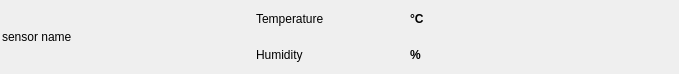
<?xml version="1.0" encoding="UTF-8"?>
<ui version="4.0">
 <class>temperatureHumidityWidgetListView</class>
 <widget class="QWidget" name="temperatureHumidityWidgetListView">
  <property name="geometry">
   <rect>
    <x>0</x>
    <y>0</y>
    <width>679</width>
    <height>74</height>
   </rect>
  </property>
  <property name="windowTitle">
   <string>Form</string>
  </property>
  <property name="styleSheet">
   <string notr="true"/>
  </property>
  <layout class="QVBoxLayout" name="verticalLayout_2">
   <property name="spacing">
    <number>0</number>
   </property>
   <property name="leftMargin">
    <number>0</number>
   </property>
   <property name="topMargin">
    <number>0</number>
   </property>
   <property name="rightMargin">
    <number>0</number>
   </property>
   <property name="bottomMargin">
    <number>0</number>
   </property>
   <item>
    <widget class="QWidget" name="temperatureHumidityWidgetContent" native="true">
     <layout class="QHBoxLayout" name="horizontalLayout_3">
      <property name="spacing">
       <number>2</number>
      </property>
      <property name="leftMargin">
       <number>2</number>
      </property>
      <property name="topMargin">
       <number>2</number>
      </property>
      <property name="rightMargin">
       <number>2</number>
      </property>
      <property name="bottomMargin">
       <number>2</number>
      </property>
      <item>
       <widget class="QLabel" name="sensorName">
        <property name="minimumSize">
         <size>
          <width>250</width>
          <height>25</height>
         </size>
        </property>
        <property name="maximumSize">
         <size>
          <width>300</width>
          <height>25</height>
         </size>
        </property>
        <property name="text">
         <string>sensor name</string>
        </property>
        <property name="alignment">
         <set>Qt::AlignmentFlag::AlignLeading|Qt::AlignmentFlag::AlignLeft|Qt::AlignmentFlag::AlignVCenter</set>
        </property>
        <property name="margin">
         <number>5</number>
        </property>
       </widget>
      </item>
      <item>
       <widget class="QWidget" name="sensorWidgetContent" native="true">
        <property name="minimumSize">
         <size>
          <width>270</width>
          <height>70</height>
         </size>
        </property>
        <property name="maximumSize">
         <size>
          <width>16777215</width>
          <height>70</height>
         </size>
        </property>
        <property name="styleSheet">
         <string notr="true"/>
        </property>
        <layout class="QVBoxLayout" name="verticalLayout">
         <property name="spacing">
          <number>0</number>
         </property>
         <property name="leftMargin">
          <number>2</number>
         </property>
         <property name="topMargin">
          <number>2</number>
         </property>
         <property name="rightMargin">
          <number>2</number>
         </property>
         <property name="bottomMargin">
          <number>2</number>
         </property>
         <item>
          <layout class="QHBoxLayout" name="horizontalLayout">
           <property name="spacing">
            <number>2</number>
           </property>
           <item>
            <widget class="QLabel" name="t_label">
             <property name="minimumSize">
              <size>
               <width>100</width>
               <height>25</height>
              </size>
             </property>
             <property name="maximumSize">
              <size>
               <width>100</width>
               <height>25</height>
              </size>
             </property>
             <property name="text">
              <string>Temperature</string>
             </property>
            </widget>
           </item>
           <item>
            <widget class="QLabel" name="v_temperature">
             <property name="minimumSize">
              <size>
               <width>50</width>
               <height>30</height>
              </size>
             </property>
             <property name="maximumSize">
              <size>
               <width>50</width>
               <height>30</height>
              </size>
             </property>
             <property name="font">
              <font>
               <pointsize>9</pointsize>
               <bold>true</bold>
              </font>
             </property>
             <property name="text">
              <string/>
             </property>
             <property name="alignment">
              <set>Qt::AlignmentFlag::AlignRight|Qt::AlignmentFlag::AlignTrailing|Qt::AlignmentFlag::AlignVCenter</set>
             </property>
             <property name="margin">
              <number>2</number>
             </property>
            </widget>
           </item>
           <item>
            <widget class="QLabel" name="u_temperature">
             <property name="minimumSize">
              <size>
               <width>20</width>
               <height>30</height>
              </size>
             </property>
             <property name="maximumSize">
              <size>
               <width>20</width>
               <height>30</height>
              </size>
             </property>
             <property name="font">
              <font>
               <pointsize>9</pointsize>
               <bold>true</bold>
              </font>
             </property>
             <property name="text">
              <string>°C</string>
             </property>
            </widget>
           </item>
           <item>
            <spacer name="horizontalSpacer">
             <property name="orientation">
              <enum>Qt::Orientation::Horizontal</enum>
             </property>
             <property name="sizeHint" stdset="0">
              <size>
               <width>18</width>
               <height>20</height>
              </size>
             </property>
            </spacer>
           </item>
          </layout>
         </item>
         <item>
          <spacer name="verticalSpacer">
           <property name="orientation">
            <enum>Qt::Orientation::Vertical</enum>
           </property>
           <property name="sizeHint" stdset="0">
            <size>
             <width>20</width>
             <height>40</height>
            </size>
           </property>
          </spacer>
         </item>
         <item>
          <layout class="QHBoxLayout" name="horizontalLayout_2">
           <property name="spacing">
            <number>2</number>
           </property>
           <item>
            <widget class="QLabel" name="h_label">
             <property name="minimumSize">
              <size>
               <width>100</width>
               <height>25</height>
              </size>
             </property>
             <property name="maximumSize">
              <size>
               <width>100</width>
               <height>25</height>
              </size>
             </property>
             <property name="text">
              <string>Humidity</string>
             </property>
            </widget>
           </item>
           <item>
            <widget class="QLabel" name="v_humidity">
             <property name="minimumSize">
              <size>
               <width>50</width>
               <height>30</height>
              </size>
             </property>
             <property name="maximumSize">
              <size>
               <width>50</width>
               <height>30</height>
              </size>
             </property>
             <property name="font">
              <font>
               <pointsize>9</pointsize>
               <bold>true</bold>
              </font>
             </property>
             <property name="text">
              <string/>
             </property>
             <property name="alignment">
              <set>Qt::AlignmentFlag::AlignRight|Qt::AlignmentFlag::AlignTrailing|Qt::AlignmentFlag::AlignVCenter</set>
             </property>
             <property name="margin">
              <number>2</number>
             </property>
            </widget>
           </item>
           <item>
            <widget class="QLabel" name="u_humidity">
             <property name="minimumSize">
              <size>
               <width>20</width>
               <height>30</height>
              </size>
             </property>
             <property name="maximumSize">
              <size>
               <width>20</width>
               <height>30</height>
              </size>
             </property>
             <property name="font">
              <font>
               <pointsize>9</pointsize>
               <bold>true</bold>
              </font>
             </property>
             <property name="text">
              <string>%</string>
             </property>
            </widget>
           </item>
           <item>
            <spacer name="horizontalSpacer_4">
             <property name="orientation">
              <enum>Qt::Orientation::Horizontal</enum>
             </property>
             <property name="sizeHint" stdset="0">
              <size>
               <width>17</width>
               <height>20</height>
              </size>
             </property>
            </spacer>
           </item>
          </layout>
         </item>
        </layout>
       </widget>
      </item>
     </layout>
    </widget>
   </item>
  </layout>
 </widget>
 <resources/>
 <connections/>
</ui>
